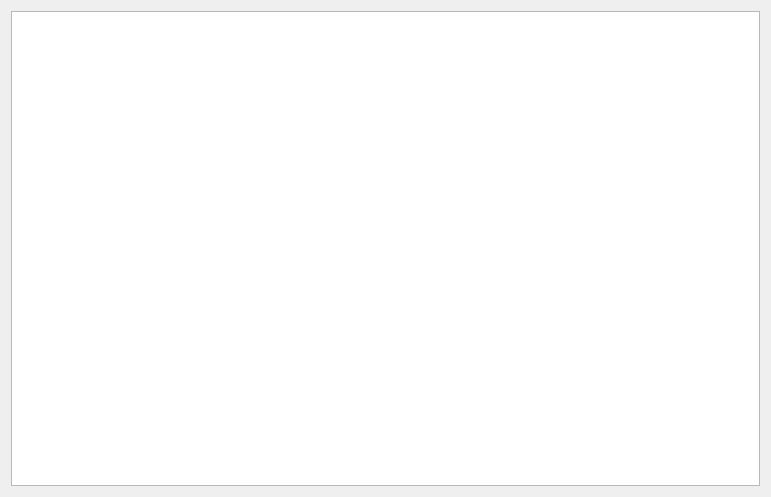
<?xml version="1.0" encoding="UTF-8"?>
<ui version="4.0">
 <class>RWMOTOR</class>
 <widget class="QWidget" name="RWMOTOR">
  <property name="geometry">
   <rect>
    <x>0</x>
    <y>0</y>
    <width>771</width>
    <height>497</height>
   </rect>
  </property>
  <property name="windowTitle">
   <string>Form</string>
  </property>
  <layout class="QVBoxLayout" name="verticalLayout">
   <item>
    <widget class="QTableWidget" name="partable"/>
   </item>
  </layout>
 </widget>
 <resources/>
 <connections/>
</ui>
